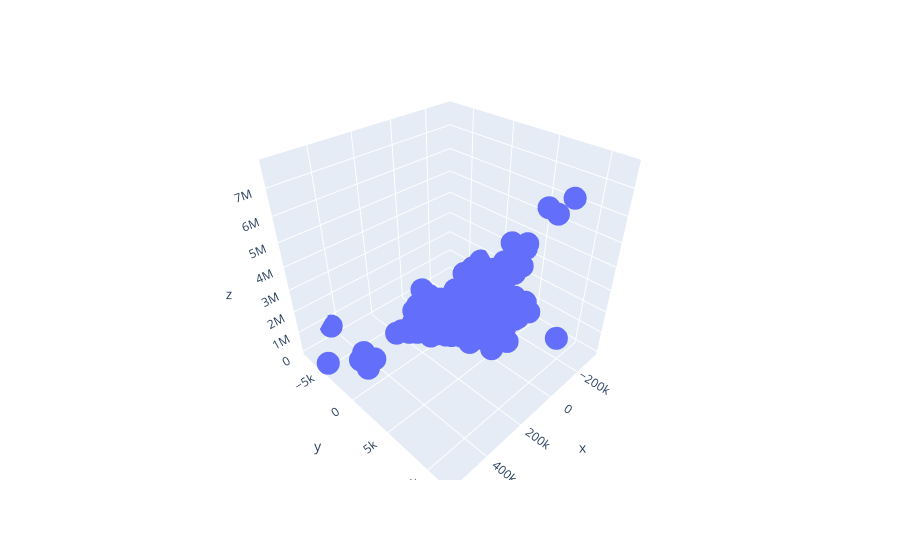

The code cell stored with this chart in its notebook:
### Code cell
px.scatter_3d(x[:,0], x[:,1], x[:,2],y)

### Figure 1 — Plotly figure (JSON) as saved in the notebook; plotly's stock layout.template omitted (floating-point values rounded to 4 significant figures; data arrays with more than 128 entries replaced by an {"elided": "..."} marker saying what was removed)
{"data": [{"hovertemplate": "x=%{x}<br>y=%{y}<br>z=%{z}<extra></extra>", "legendgroup": "", "marker": {"color": "#636efa", "symbol": "circle"}, "mode": "markers", "name": "", "scene": "scene", "showlegend": false, "type": "scatter3d", "x": {"elided": "21613 float values"}, "y": {"elided": "21613 float values"}, "z": {"elided": "21613 int values"}}], "layout": {"legend": {"tracegroupgap": 0}, "margin": {"t": 60}, "scene": {"domain": {"x": [0, 1], "y": [0, 1]}, "xaxis": {"title": {"text": "x"}}, "yaxis": {"title": {"text": "y"}}, "zaxis": {"title": {"text": "z"}}}}}
